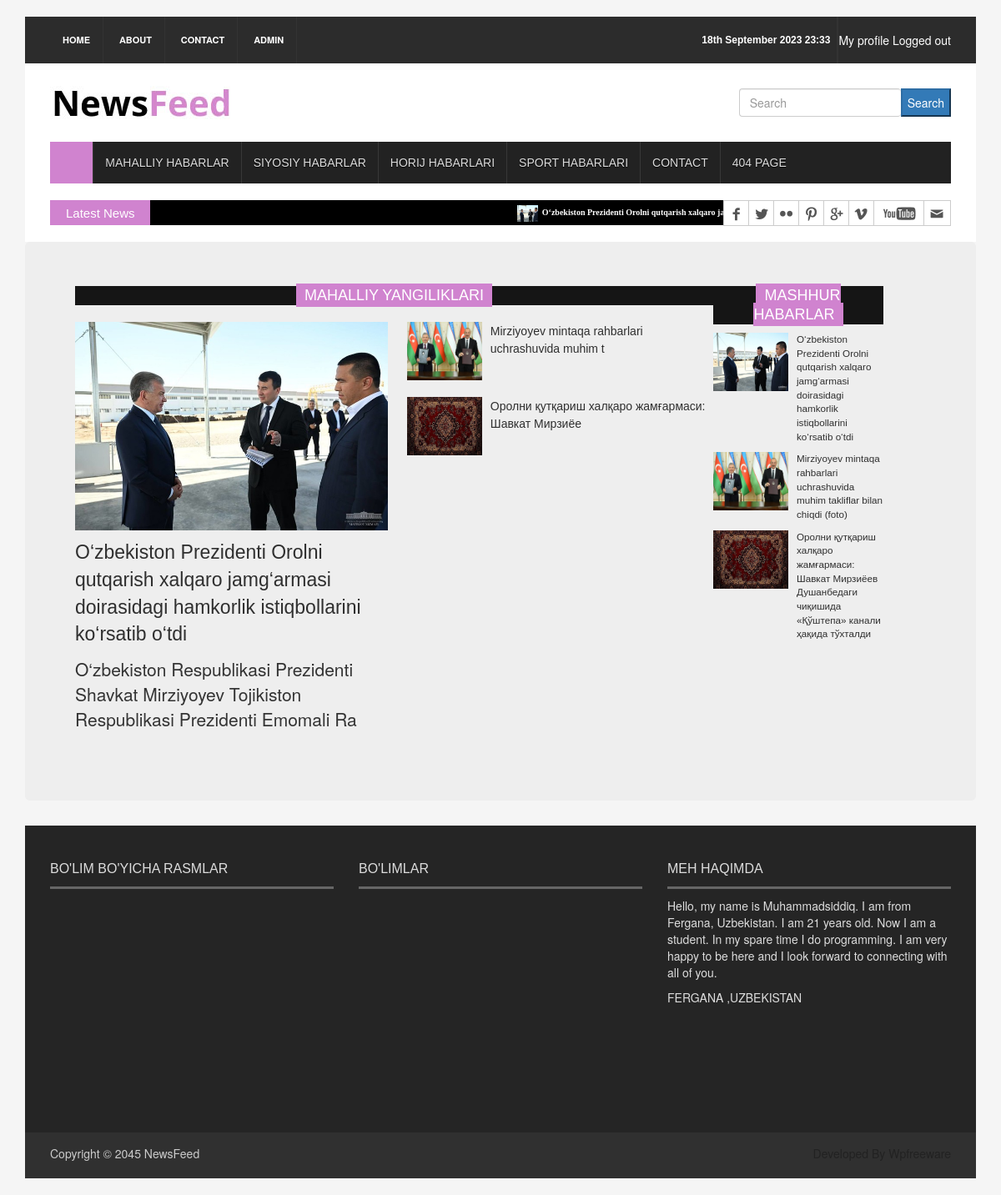
The app's page /local_news/ (signed in) with its own data.
### news_app/models.py (models this page shows, shortened)
class News(models.Model):
    class Status(models.TextChoices):
        Draft = 'DF', 'Draft'
        Published = 'PB', 'Published'
    title = models.CharField(max_length=250)
    slug = models.CharField(max_length=250)
    body = models.TextField()
    image = models.ImageField(upload_to='images/')
    category = models.ForeignKey(
        Category,
        on_delete=models.CASCADE
    )
    publish_time = models.DateTimeField(default=timezone.now)
    create_time = models.DateTimeField(auto_now_add=True)
    upload_time = models.DateTimeField(auto_now=True)
    status = models.CharField(
        max_length=2,
        choices=Status.choices,
        default=Status.Draft
    )
    views=models.IntegerField(default=0)
    objects = models.Manager()
    published = PublishedManager()
    class Meta:
        ordering = ['-publish_time']

### news_app/views.py (the view)
# urls.py: path('local_news/', LocalNewsView.as_view(), name='local_news'),
class LocalNewsView(ListView):
    model = News
    template_name = 'local_news.html'
    context_object_name = 'mahalliy_yangiliklar'
    def get_queryset(self):
        name=News.published.all().filter(category__name='Mahalliy')
        return name

### news_app/context_processor.py (called while the page is built)
def context_processor(request):
    last_news = News.published.all().order_by('-publish_time')[:8]
    news_list = News.published.all().order_by('-publish_time')[:5]
    local_news = News.published.all().filter(category__name='Mahalliy')[:18]
    sport = News.published.all().filter(category__name='Sport')[:5]
    siyosat = News.published.all().filter(category__name='Siyosat')[:5]
    xorij = News.published.all().filter(category__name='Xorij')[:5]
    context = {
        'news_list': news_list,
        'local_news': local_news,
        'sport': sport,
        'siyosat': siyosat,
        'xorij': xorij,
        'last_news': last_news
    }
    return context

### news_app/models.py (called while the page is built)
    def get_queryset(self):
        return super().get_queryset().filter(status=News.Status.Published)

### template/local_news.html (shortened to what this page needs)
{%extends 'base.html'%}
{%load static%}
{%block content%}
<div class=" col-lg-8 col-md-8 col-sm-8  jumbotron " style="display: flex; width: 100%;">
  <div class="left_content" style="width: 75%;">
    <div class="single_post_content">
      <h2><span>Mahalliy yangiliklari</span></h2>
      <div class="single_post_content_left">
        <ul class="business_catgnav  wow fadeInDown">
           {%for local in local_news%}
            {%if forloop.first%}
              <li>
                <figure class="bsbig_fig"> <a href="pages/single_page.html" class="featured_img"> <img alt="" src="{{local.image.url}}"> <span class="overlay"></span> </a>
                  <figcaption> <a href="pages/single_page.html">{{local.title}}</a> </figcaption>
                  <p>{{local.body | slice:100}}</p>
                </figure>
              </li>
              {%endif%}
          {%endfor%}
        </ul>
      </div>
      <div class="single_post_content_right">
        <ul class="spost_nav">
          {%for local_right in  local_news%}
            {%if forloop.counter > 1 %}
              <li>
                <div class="media wow fadeInDown"> <a href="pages/single_page.html" class="media-left"> <img alt="" src="{{local_right.image.url}}"> </a>
                  <div class="media-body"> <a href="pages/single_page.html" class="catg_title"> {{local_right.title | slice:50}}</a> </div>
                </div>
              </li>
            {%endif%}
          {%endfor%}
        </ul>
      </div>
    </div>
  </div>
  <div class="single_sidebar" style="width: 20%;">
    <h2><span>Mashhur habarlar</span></h2>
    <ul class="spost_nav">
      {%for last in last_news%}
      <li>
        <div class="media wow fadeInDown"> <a href="{% url 'list_detail' last.id %}" class="media-left"> <img alt="" src="{{last.image.url}}"> </a>
          <div class="media-body"> <a href="{% url 'list_detail' last.id %}" class="catg_title" style="font-size: smaller;"> {{last.title}}</a> </div>
        </div>
      </li>
      {%endfor%}
    </ul>
  </div>
</div>
{%endblock content%}

### template/base.html (shortened to what this page needs)
{%load static%}
<!DOCTYPE html>
<html>
<head>
<link rel="stylesheet" type="text/css" href="{%static 'css/bootstrap.min.css'%}">
<link rel="stylesheet" type="text/css" href="{%static 'css/font-awesome.min.css'%}">
<link rel="stylesheet" type="text/css" href="{%static 'css/animate.css'%}">
<link rel="stylesheet" type="text/css" href="{%static 'css/font.css'%}">
<link rel="stylesheet" type="text/css" href="{%static 'css/li-scroller.css'%}">
<link rel="stylesheet" type="text/css" href="{%static 'css/slick.css'%}">
<link rel="stylesheet" type="text/css" href="{%static 'css/jquery.fancybox.css'%}">
<link rel="stylesheet" type="text/css" href="{%static 'css/theme.css'%}">
<link rel="stylesheet" type="text/css" href="{%static 'css/style.css'%}">
</head>
<body>
<div class="container">
  <header id="header">
    <div class="row">
      <div class="col-lg-12 col-md-12 col-sm-12">
        <div class="header_top " style="display: flex; justify-content:space-between;">
          <div class="header_top_left">
            <ul class="top_nav">
              <li><a href="{%url 'index_view'%}">Home</a></li>
              <li><a href="{%url 'about'%}">About</a></li>
              <li><a href="{%url 'contact_view'%}">Contact</a></li>
              {% if user.is_authenticated and user.is_superuser %}
              <li><a href="{%url 'admin_page'%}">Admin</a></li>
              {%endif%}
            </ul>
          </div>
          <div class="header_top_right " style="width:55%; display: flex; justify-content:right; align-items: center;">
            <p >{% now 'jS F Y H:i'%}</p>
            <div class="border " style="border:1px solid #333 ;  height: 100%;"></div>
            <div >
            {%if request.user.is_authenticated%}
            <a  style="color:#fff;" href="{% url 'profile' %}">My profile </a>
            <a  style="color:#fff;" href="{% url 'logout' %}">Logged out </a>
            {%else%}
            <a  style="color:#fff;" href="{% url 'login' %}">Login </a>
            <a  style="color:#fff;" href="{% url 'logout' %}">Logged out </a>
            {%endif%}
            </div>
          </div>
        </div>
      </div>
      <div class="col-lg-12 col-md-12 col-sm-12">
        <div class="header_bottom" style="display: flex; justify-content: space-between; align-items:center;"  >
          <div class="logo_area"><a href="{% url 'index_view'%}" class="logo"><img src="{%static 'images/logo.jpg'%}" alt=""></a></div>
          <form action="{%url 'search_result'%}"method="get">
            <div style="display: flex;">
              <input class="form-control" id="floatingInput" placeholder="Search" name="q" style="border-right:none;">
              <button type="submit" class="btn-primary">Search</button>
            </div>
            </form>
        </div>
      </div>
    </div>
  </header>
  <section id="navArea">
    <nav class="navbar navbar-inverse" role="navigation">
      <div id="navbar" class="navbar-collapse collapse">
        <ul class="nav navbar-nav main_nav">
          <li class="active"><a href="{%url 'index_view'%}"><span class="fa fa-home desktop-home"></span><span class="mobile-show">Home</span></a></li>
          <li><a href="{% url 'local_news'%}">Mahalliy habarlar</a></li>
          <li class="dropdown"> <a href="{%url 'political_news'%}" class="dropdown-toggle" data-toggle="dropdown" role="button" aria-expanded="false">Siyosiy habarlar</a>
          </li>
          <li><a href="{%url 'horij_news'%}">Horij habarlari</a></li>
           <li><a href="{%url 'sport_news'%}">Sport habarlari</a></li>
          <li><a href="{%url 'contact_view'%}">Contact</a></li>
          <li><a href="{% url 'fail'%}">404 Page</a></li>
        </ul>
      </div>
    </nav>
  </section>
  <section id="newsSection">
    <div class="row">
      <div class="col-lg-12 col-md-12">
        <div class="latest_newsarea"> <span>Latest News</span>
          <ul id="ticker01" class="news_sticker">
            {%for news in last_news %}
            <li><a href="#"><img src="{{news.image.url}}" alt="">{{news.title}}</a></li>
            {%endfor%}
          </ul>
          <div class="social_area">
            <ul class="social_nav">
              <li class="facebook"><a href="#"></a></li>
              <li class="twitter"><a href="#"></a></li>
              <li class="flickr"><a href="#"></a></li>
              <li class="pinterest"><a href="#"></a></li>
              <li class="googleplus"><a href="#"></a></li>
              <li class="vimeo"><a href="#"></a></li>
              <li class="youtube"><a href="#"></a></li>
              <li class="mail"><a href="#"></a></li>
            </ul>
          </div>
        </div>
      </div>
    </div>
  </section>
{%block content%}
{%endblock content%}
  <footer id="footer">
    <div class="footer_top">
      <div class="row">
        <div class="col-lg-4 col-md-4 col-sm-4">
          <div class="footer_widget wow fadeInLeftBig">
            <h2>Bo'lim bo'yicha rasmlar</h2>
          </div>
        </div>
        <div class="col-lg-4 col-md-4 col-sm-4">
          <div class="footer_widget wow fadeInDown">
            <h2>Bo'limlar</h2>
          </div>
        </div>
        <div class="col-lg-4 col-md-4 col-sm-4">
          <div class="footer_widget wow fadeInRightBig">
            <h2>Meh haqimda</h2>
            <p>Hello, my name is Muhammadsiddiq. I am from Fergana, Uzbekistan. I am 21 years old. Now I am a student. In my spare time I do programming. I am very happy to be here and I look forward to connecting with all of you.</p>
            <address>
            FERGANA ,UZBEKISTAN
            </address>
          </div>
        </div>
      </div>
    </div>
    <div class="footer_bottom">
      <p class="copyright">Copyright &copy; 2045 <a href="index.html">NewsFeed</a></p>
      <p class="developer">Developed By Wpfreeware</p>
    </div>
  </footer>
</div>
</body>
</html>

### static/css/li-scroller.css (style rules this page uses)
ul.newsticker { position:relative; left:750px; font:bold 10px Verdana; list-style-type:none; margin:0; padding:0 }
ul.newsticker li { float:left; margin:0; padding:0 }
ul.newsticker a { white-space:nowrap; padding:0; color:#fff; margin:0 50px 0 0 }
ul.newsticker a > img { height:20px; margin-right:5px; width:25px }

### static/css/theme.css (style rules this page uses)
.navbar-inverse .navbar-nav > .active > a, .navbar-inverse .navbar-nav > .active > a:hover, .navbar-inverse .navbar-nav > .active > a:focus { background-color:#d083cf }
.latest_newsarea span { background:none repeat scroll 0 0 #d083cf }
.single_post_content > h2 span { background:none repeat scroll 0 0 #d083cf }
.single_sidebar > h2 span { background:none repeat scroll 0 0 #d083cf }

### records on screen
News: image (picture), title "O‘zbekiston Prezidenti Orolni qutqarish xalqaro…", title "O‘zbekiston Prezidenti Orolni qutqarish xalqaro jamg‘armasi doirasidagi hamkorlik istiqbollarini ko‘rsatib o‘tdi", body "O‘zbekiston Respublikasi Prezidenti Shavkat Mirziyoyev Tojikiston Respublikasi Prezidenti Emomali Ra"
News: image (picture), title "Mirziyoyev mintaqa rahbarlari uchrashuvida muhim t", title "Mirziyoyev mintaqa rahbarlari uchrashuvida muhim takliflar bilan chiqdi (foto)"
News: image (picture), title "Оролни қутқариш халқаро жамғармаси: Шавкат Мирзиёе", title "Оролни қутқариш халқаро жамғармаси: Шавкат Мирзиёев Душанбедаги чиқишида «Қўштепа» канали ҳақида тўхталди"
